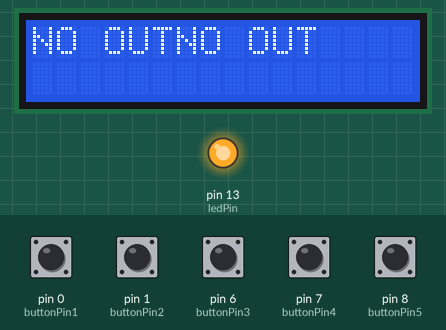
The sketch below on a simulated Arduino Uno, built with avr-gcc and run on an emulated ATmega328P. On the bench: 16×2 character LCD, output pins drawn as LEDs (lit = HIGH). The inputs (shaded band) are chosen by the test bench; at power-on: pin 0 (buttonPin1), pin 1 (buttonPin2), pin 6 (buttonPin3), pin 7 (buttonPin4), pin 8 (buttonPin5) LOW.

Above: at 1.2 s.
1.3 s: pin 8 (buttonPin5) pulled HIGH for 0.6 s
At 3.0 s:
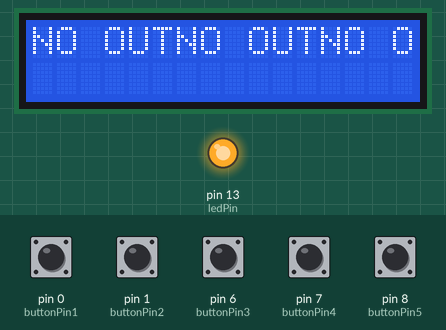
4.9 s: pin 7 (buttonPin4) pulled HIGH for 0.6 s
At 6.3 s:
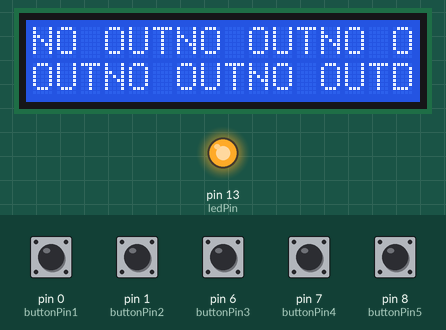
7.1 s: pin 8 (buttonPin5) pulled HIGH for 1 s
At 10.9 s:
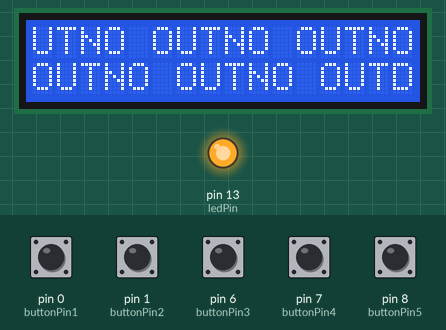
11.1 s: pin 7 (buttonPin4) pulled HIGH for 1 s
At 14.9 s:
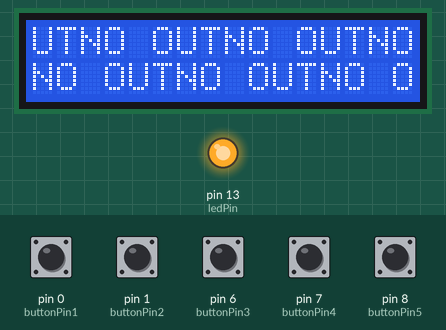
15.1 s: pin 8 (buttonPin5) pulled HIGH for 0.6 s
At 18.6 s:
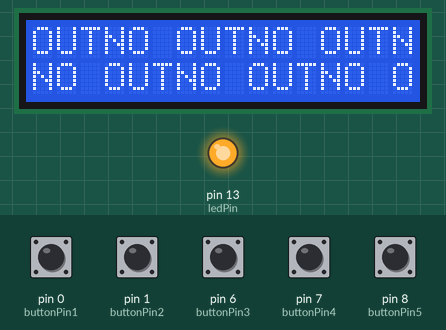
18.7 s: pin 7 (buttonPin4) pulled HIGH for 0.6 s
At 23.2 s:
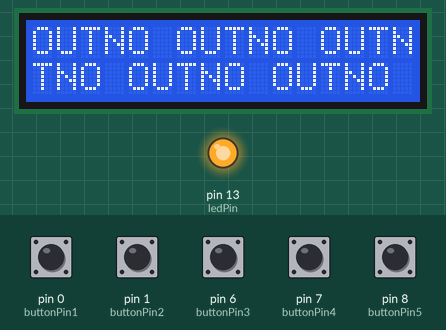
Timing chart, 0 to 24.7 s (numbered marks = the images above; inputs shaded):
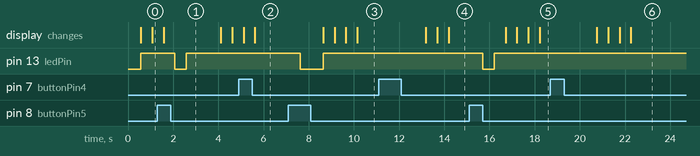

The sketch:

code.ino
```cpp
#include <LiquidCrystal_I2C.h>
const int buttonPin1 = 0;     // the number of the pushbutton pin
const int buttonPin2 = 1;
const int buttonPin3 = 6;
const int buttonPin4 = 7;
const int buttonPin5 = 8;

const int ledPin =  13;      // the number of the LED pin
//const int rs = 12, en = 11, d4 = 5, d5 = 4, d6 = 3, d7 = 2;
LiquidCrystal_I2C lcd(0x3F, 2, 1, 0, 4, 5, 6, 7, 3, POSITIVE);

// variables will change:
int buttonState1 = 0 && 1;         // variable for reading the pushbutton status
int buttonState2 = 0 && 1;
int buttonState3 = 0;
int buttonState4 = 0 && 1;
int buttonState5 = 0 && 1;
void setup() {
  pinMode(buttonState1, INPUT);
  pinMode(buttonState2, INPUT);
  pinMode(buttonState3, INPUT);
  pinMode(buttonState4, INPUT);
  pinMode(buttonState5, INPUT);
  pinMode(ledPin, OUTPUT);
  lcd.begin(16, 2);
}
void loop()
{
  buttonState1 = digitalRead(buttonPin1);
  buttonState2 = digitalRead(buttonPin2);
  buttonState3 = digitalRead(buttonPin3);
  buttonState4 = digitalRead(buttonPin4);
  buttonState5 = digitalRead(buttonPin5);
  {
    if ((buttonState1 == HIGH && buttonState2 == HIGH && buttonState3 == HIGH && buttonState4 == HIGH && buttonState5 == LOW))   {
      lcd.print("A");
    }
    delay(500);
          if ((buttonState1 == HIGH && buttonState2 == HIGH && buttonState3 == HIGH && buttonState4 == HIGH && buttonState5 == LOW))
                {
                digitalWrite(ledPin,LOW);
                lcd.print("HOW ARE YOU ?");

                }
    else if (((buttonState1 == LOW && buttonState2 == LOW && buttonState3 == LOW  && buttonState4 == LOW  && buttonState5 == HIGH) ))
    {
      digitalWrite(ledPin, LOW);
      lcd.print("B");
    }
    else if (((buttonState1 == LOW && buttonState2 == LOW && buttonState3 == LOW && buttonState4 == HIGH && buttonState5 == LOW ) ))
    {
      lcd.print("D");
    }
    else if ((buttonState1 == LOW  && buttonState2 == LOW && buttonState3 == LOW && buttonState4 == HIGH && buttonState5 == HIGH  ))
    {
      digitalWrite(ledPin, LOW);
      lcd.print("F");
    }
    else if (((buttonState1 == HIGH && buttonState2 == HIGH && buttonState3 == LOW && buttonState4 == LOW && buttonState5 == HIGH ) ))
    {
      lcd.print("H");
    }
    else if (((buttonState1 == HIGH && buttonState2 == HIGH && buttonState3 == HIGH && buttonState4 == LOW && buttonState5 == LOW ) ))
    {
      lcd.print("L");
    }
    else if (((buttonState1 == LOW && buttonState2 == HIGH && buttonState3 == HIGH && buttonState4 == HIGH && buttonState5 == LOW) ))
    {
      lcd.print("Y");
    }
    else if (((buttonState1 == HIGH && buttonState2 == LOW && buttonState3 == LOW && buttonState4 == LOW && buttonState5 == HIGH) ))
    {
      lcd.print("W");
    }
    else if (((buttonState1 == HIGH && buttonState2 == HIGH && buttonState3 == HIGH && buttonState4 == HIGH && buttonState5 == HIGH) ))
    {
      lcd.print("FULL STOP");
    }

    else {
      digitalWrite(ledPin, HIGH);
      lcd.print("NO OUT");
    }
  }
}
```

Measured:
- after the input at 1.3 s, pin 13 (ledPin): HIGH → LOW after 0.78 s, → HIGH 0.50 s later
- after the input at 4.9 s, the display: first differs from a run without the input after 0.71 s (image 2)
- after the input at 7.1 s, pin 13 (ledPin): HIGH → LOW after 0.53 s, → HIGH 1.0 s later; the display: first changes after 1.5 s (image 3 shows a later state)
- after the input at 11.1 s, the display: first changes after 2.1 s (image 4 shows a later state)
- after the input at 15.1 s, pin 13 (ledPin): HIGH → LOW after 0.60 s, → HIGH 0.50 s later; the display: first changes after 1.6 s (image 5 shows a later state)
- after the input at 18.7 s, the display: first changes after 2.0 s (image 6 shows a later state)
